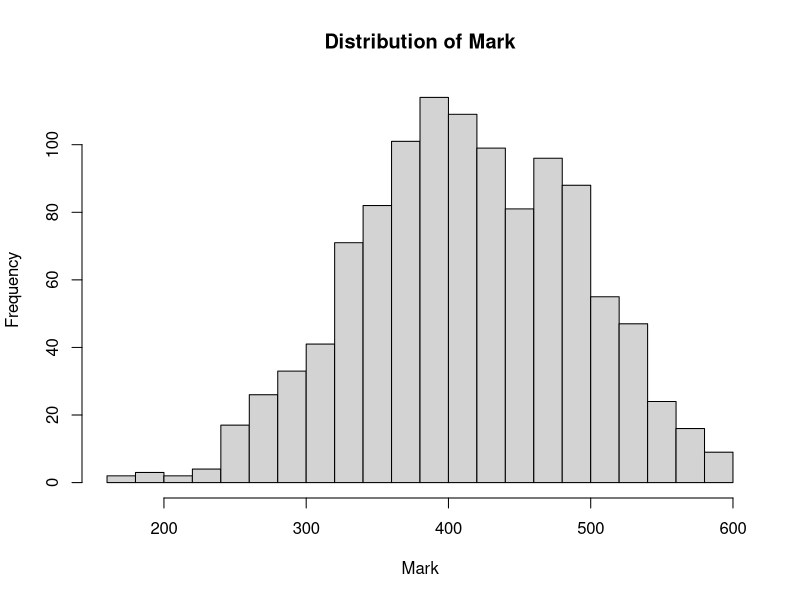

Source code (R):
## ---- chunk 1
df <- read.csv("students_mark.csv", stringsAsFactors = FALSE)
head(df)
## ---- chunk 2
hist(df$Mark, breaks = seq(160, 600, 20),
     xlim = c(160,600), main = "Distribution of Mark", xlab = "Mark")
## ---- chunk 3
xbar <- mean(df$Mark)
sample_variance <- var(df$Mark)
sample_sd <- sd(df$Mark)
n <- nrow(df)
## ---- chunk 4
se <- sample_sd/sqrt(n)
se
## ---- chunk 5
zlower <- qnorm(0.025)
zlower
## ---- chunk 6
zupper <- qnorm(0.975)
zupper
## ---- chunk 7
lower_mean <- xbar + (zlower)*(se)
lower_mean
## ---- chunk 8
upper_mean <- xbar + (zupper)*(se)
upper_mean
## ---- chunk 9
xlower <- qchisq(0.025, df = 1119)
xlower
## ---- chunk 10
xupper <- qchisq(0.975, df = n - 1)
xupper
## ---- chunk 11
population_var_lower <- ((n - 1) * sample_variance)/xupper
population_var_lower
## ---- chunk 12
population_var_upper <- ((n - 1) * sample_variance)/xlower
population_var_upper
## ---- chunk 13
rm(list = ls())
mu0 <- 413
n <- 100 # sample size
xbar <- 403
sample_sd <- 75
alpha <- 0.05
## ---- chunk 14
se <- sample_sd/sqrt(n)  # se is sample sd
zcrit <- (xbar - mu0)/se
zcrit
## ---- chunk 15
p_value <- pnorm(zcrit)
p_value
## ---- chunk 16
p_value > alpha
## ---- chunk 17
rm(list = ls())
mu0 <- 16.3
n <- 35   # sample size
alpha <- 0.05
xbar <- 15.7
sigma <- 2.7
## ---- chunk 18
se <- sigma/sqrt(n)
zcrit <- (xbar - mu0)/se
zcrit
## ---- chunk 19
z.half.alpha <- qnorm(1 - alpha/2)
c(-z.half.alpha, z.half.alpha)
## ---- chunk 20
df <- read.csv("students_mark.csv", stringsAsFactors = FALSE)
head(df)
## ---- chunk 21
school1 <- subset(df, SchoolID == "ST1S1", select = Mark)
school2 <- subset(df, SchoolID == "ST1S3", select = Mark)
n1 <- nrow(school1)
n2 <- nrow(school2)
## ---- chunk 22
mean_school1 <- mean(school1$Mark)
mean_school2 <- mean(school2$Mark)
sd_school1 <- sd(school1$Mark)
sd_school2 <- sd(school2$Mark)
## ---- chunk 23
population_mean_diff <- mean_school1 - mean_school2
population_mean_diff
## ---- chunk 24
var_school1 <- var(school1$Mark)
var_school2 <- var(school2$Mark)
var_ratio <- var_school1/var_school2
var_ratio
## ---- chunk 25

sp <- sqrt(((n1 - 1) * sd_school1^2 + (n2 - 1) * sd_school2^2) / (n1 + n2 - 2))   
se <- sp*sqrt((1/n1) + (1/n2))
## ---- chunk 26
d_f <- n1 + n2 - 2  # Degrees of freedom
d_f
## ---- chunk 27
tcritical <- qt(0.975, 38)
tcritical
## ---- chunk 28
p1 <- population_mean_diff - (tcritical * se)
p2 <- population_mean_diff + (tcritical * se)
c(p1, p2)
## ---- chunk 29
se 
## ---- chunk 30
test_statistic <- ((mean_school1 - mean_school2) - 0)/(se)
test_statistic
## ---- chunk 31
tcritical <- qt(0.975, df = 38)
tcritical
## ---- chunk 32
# Acceptance region
c(-tcritical, tcritical)
